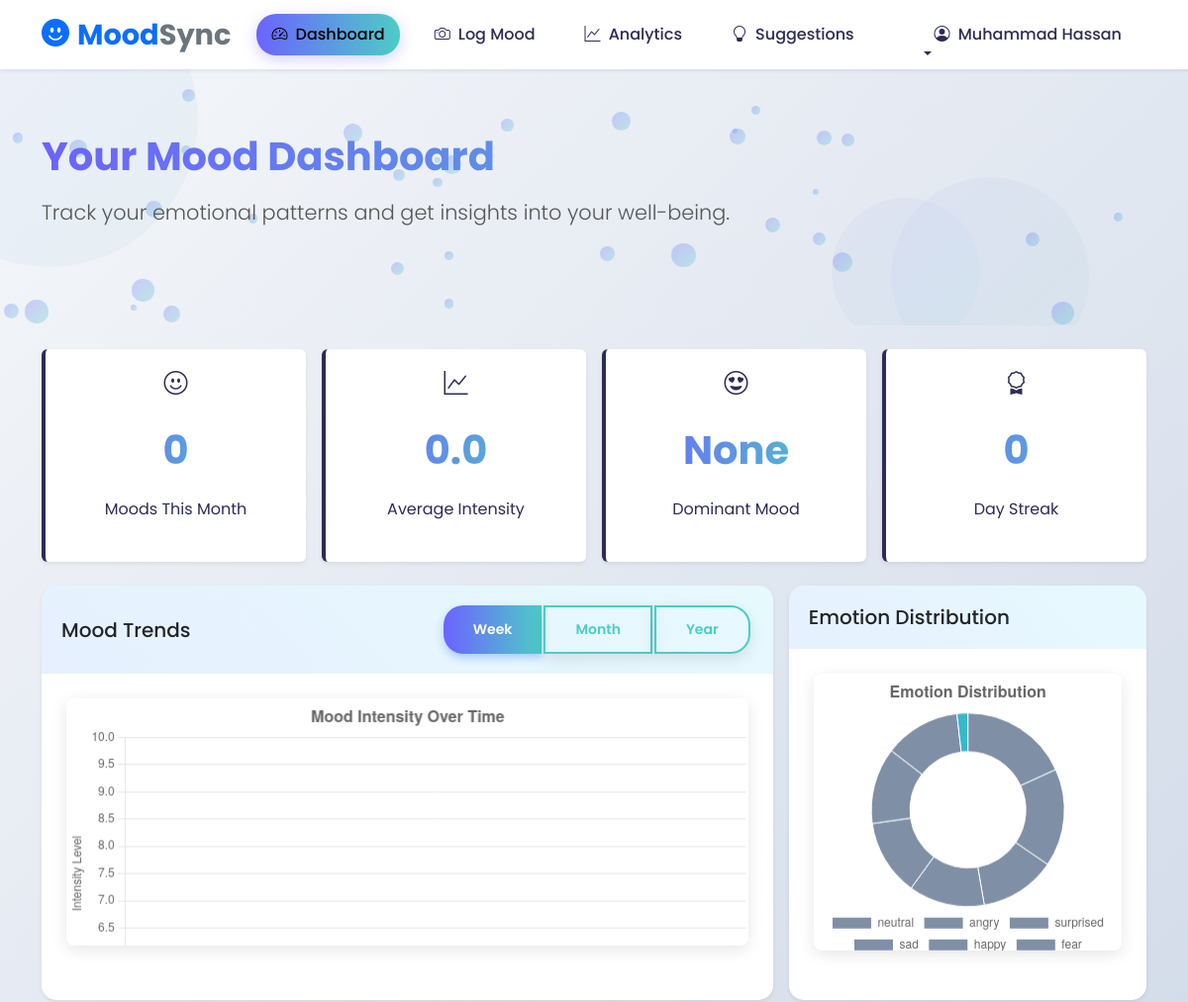
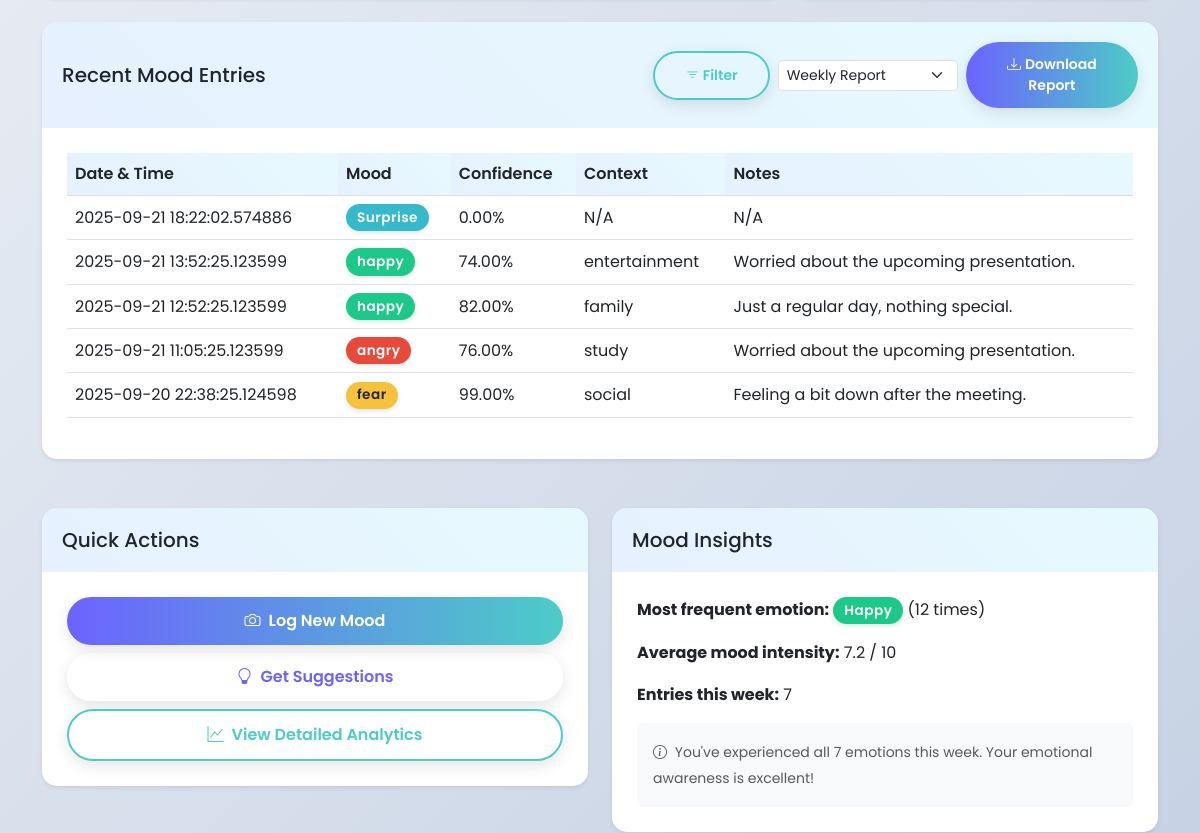
Before: /dashboard (signed in, upper part) with the older database file (2 pictures, top to bottom).
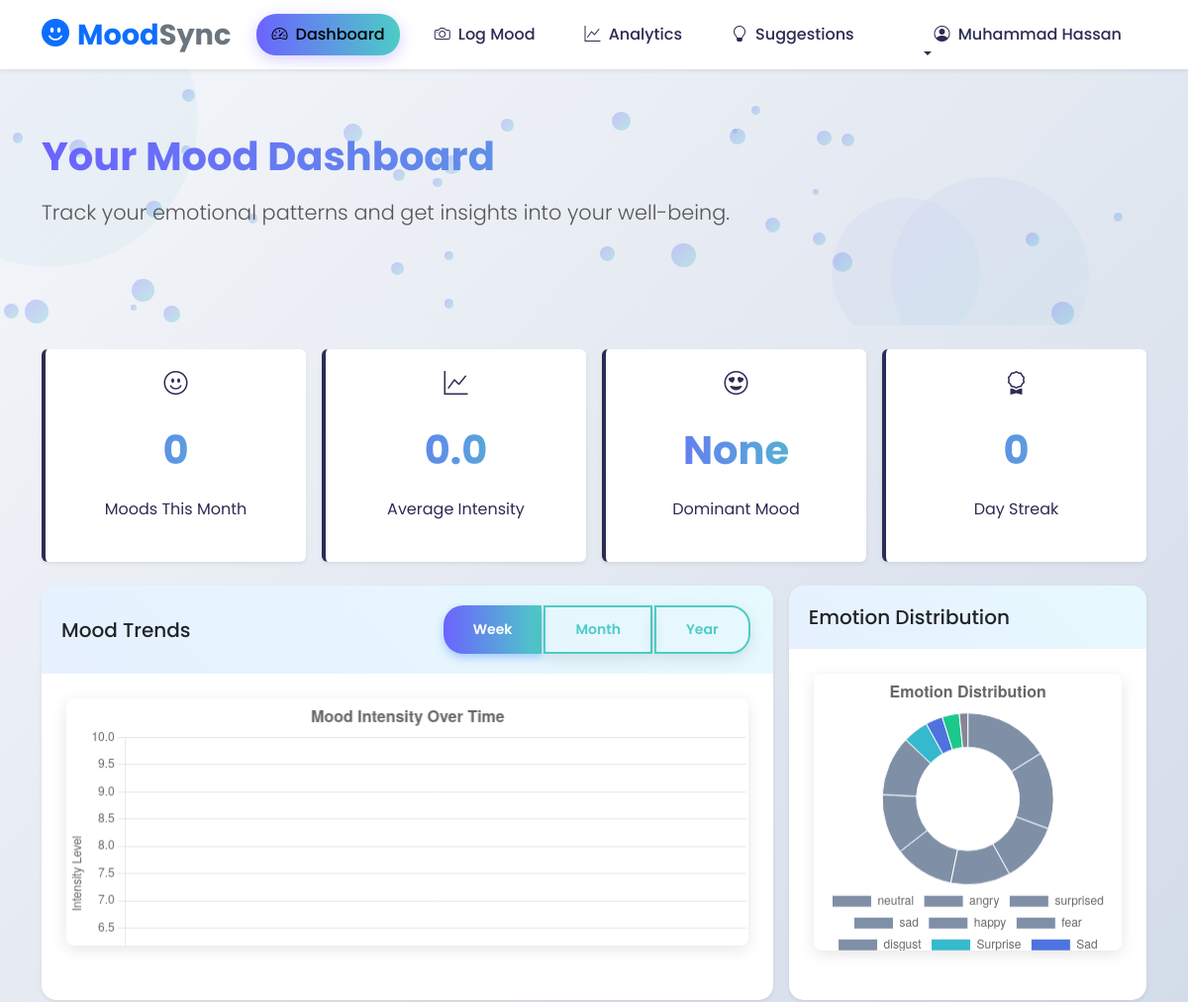
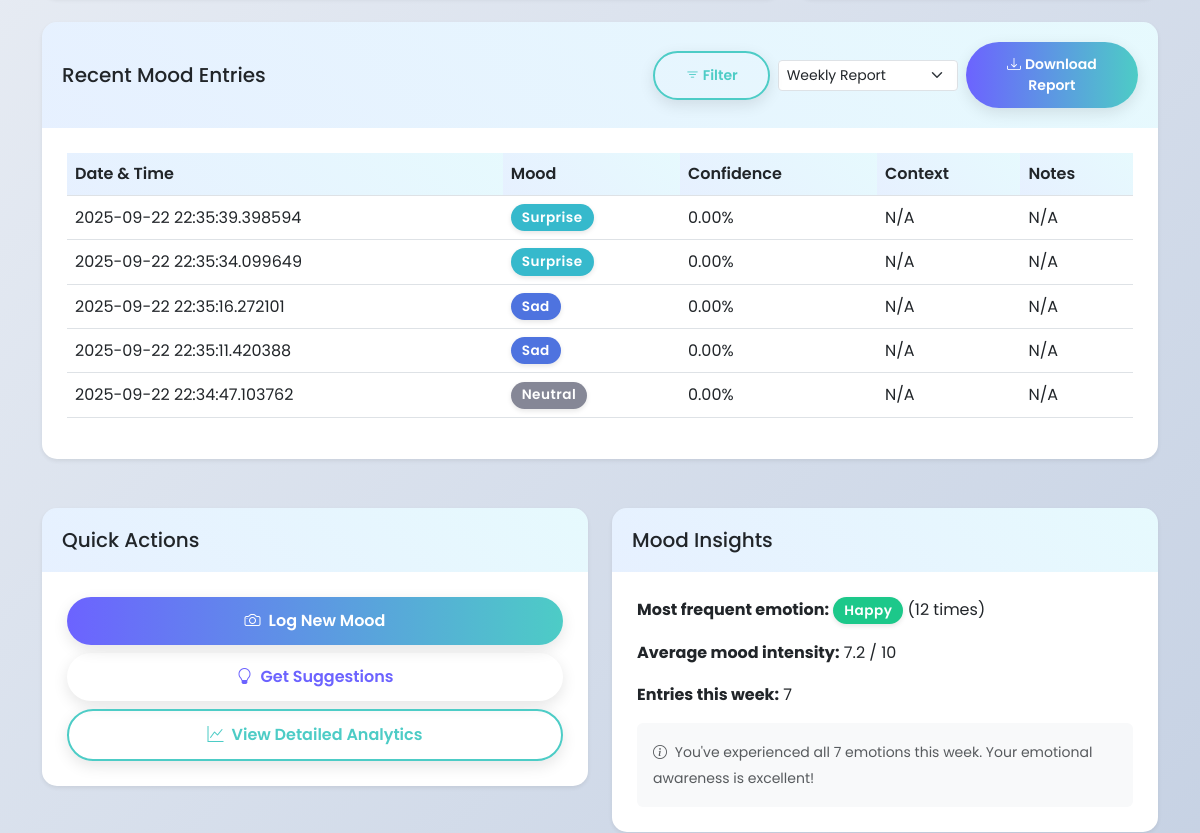
After: the same page with the newer database file (2 pictures, top to bottom).
### tables this page shows
CREATE TABLE moods (
                    id INTEGER PRIMARY KEY AUTOINCREMENT,
                    user_id INTEGER DEFAULT 1,
                    detected_emotion VARCHAR(50),
                    confidence_score FLOAT,
                    manual_mood VARCHAR(50),
                    intensity INTEGER,
                    notes TEXT,
                    context VARCHAR(100),
                    image_path VARCHAR(255),
                    timestamp TIMESTAMP DEFAULT CURRENT_TIMESTAMP,
                    FOREIGN KEY (user_id) REFERENCES users (id)
                );

### app.py (the view)
@app.route('/dashboard')
@login_required
def dashboard():
    user_id = session.get('user_id')
    mood_history = db_manager.get_mood_history(user_id=user_id, days=7, limit=5)
    mood_stats = db_manager.get_mood_stats(user_id=user_id, days=30)
    card_window = db_manager.get_mood_stats(user_id=user_id, days=365)
    card_stats = {
        'total_entries': card_window.get('total_entries', 0) if isinstance(card_window, dict) else 0,
        'average_intensity': (card_window.get('average_intensity') or 0.0) if isinstance(card_window, dict) else 0.0,
        'dominant_emotion': card_window.get('dominant_emotion') if isinstance(card_window, dict) else None,
        'streak': card_window.get('streak', 0) if isinstance(card_window, dict) else 0,
    }
    return render_template('dashboard.html',
                           mood_history=mood_history,
                           mood_stats=mood_stats,
                           card_stats=card_stats)

### app.py (called while the page is built)
def login_required(f):
    @wraps(f)
    def decorated_function(*args, **kwargs):
        if 'user_id' not in session:
            flash('Please log in to access this page', 'warning')
            return redirect(url_for('login', next=request.url))
        return f(*args, **kwargs)
    return decorated_function

### models/database.py (called while the page is built)
    def get_mood_history(self, user_id=1, days=7, limit=None):
        with sqlite3.connect(self.db_path) as conn:
            conn.row_factory = sqlite3.Row
            cursor = conn.cursor()
            query = '''
                SELECT * FROM moods
                WHERE user_id = ? AND timestamp >= datetime('now', '-' || ? || ' days')
                ORDER BY timestamp DESC
            '''
            if limit:
                query += f" LIMIT {limit}"
            cursor.execute(query, (user_id, days))
            return [dict(row) for row in cursor.fetchall()]

### templates/dashboard.html (shortened to what the changed rows need)
{% extends "base.html" %}
{% block content %}
<section class="dashboard-header">
    <div class="container">
        <div class="row mb-4">
            <div class="col">
                <h1 class="mb-3 fade-in">Your Mood Dashboard</h1>
            </div>
        </div>
    </div>
</section>
<div class="container py-4">
    <div class="row mb-4 g-3">
        <div class="col-lg-4 col-md-12">
            <div class="card shadow-sm slide-up h-100" style="animation-delay: 0.3s;">
                <div class="card-body">
                    <div class="chart-container" style="position: relative;">
                        <canvas id="emotionPieChart"></canvas>
                    </div>
                </div>
            </div>
        </div>
    </div>
    <div class="row mb-4">
        <div class="col-12">
            <div class="card shadow-sm slide-up" style="animation-delay: 0.1s;">
                <div class="card-body">
                    <div class="table-responsive">
                        <table class="table table-hover align-middle">
                            <thead>
                                <tr>
                                    <th>Date & Time</th>
                                    <th>Mood</th>
                                    <th class="d-none d-md-table-cell">Confidence</th>
                                    <th class="d-none d-md-table-cell">Context</th>
                                    <th class="d-none d-lg-table-cell">Notes</th>
                                </tr>
                            </thead>
                            <tbody>
                                {% if mood_history %}
                                {% for entry in mood_history %}
                                <tr>
                                    <td>{{ entry.timestamp }}</td>
                                    <td>
                                        <span class="badge bg-{{ entry.detected_emotion.lower() }}">{{
                                            entry.detected_emotion }}</span>
                                    </td>
                                    <td class="d-none d-md-table-cell">{% if entry.confidence_score is not none %}{{
                                        "%.2f"|format(entry.confidence_score * 100) }}%{% else %}N/A{% endif %}</td>
                                    <td class="d-none d-md-table-cell">{{ entry.context or 'N/A' }}</td>
                                    <td class="d-none d-lg-table-cell">{{ entry.notes or 'N/A' }}</td>
                                </tr>
                                {% endfor %}
                                {% endif %}
                            </tbody>
                        </table>
                    </div>
                </div>
            </div>
        </div>
    </div>
</div>
{% endblock %}

Changed rows visible on the page:
no longer on this page (row unchanged): moods: timestamp "2025-09-21 18:22:02.574886", detected_emotion "Surprise", entry.confidence_score*100 "0.00", context "N/A", notes "N/A"
no longer on this page (row unchanged): moods: timestamp "2025-09-21 13:52:25.123599", detected_emotion "happy", entry.confidence_score*100 "74.00", context "entertainment", notes "Worried about the upcoming presentation."
no longer on this page (row unchanged): moods: timestamp "2025-09-21 12:52:25.123599", detected_emotion "happy", entry.confidence_score*100 "82.00", context "family", notes "Just a regular day, nothing special."
no longer on this page (row unchanged): moods: timestamp "2025-09-21 11:05:25.123599", detected_emotion "angry", entry.confidence_score*100 "76.00", context "study", notes "Worried about the upcoming presentation."
no longer on this page (row unchanged): moods: timestamp "2025-09-20 22:38:25.124598", detected_emotion "fear", entry.confidence_score*100 "99.00", context "social", notes "Feeling a bit down after the meeting."
added moods: timestamp "2025-09-22 22:35:39.398594", detected_emotion "Surprise", entry.confidence_score*100 "0.00", context "N/A", notes "N/A"
added moods: timestamp "2025-09-22 22:35:34.099649", detected_emotion "Surprise", entry.confidence_score*100 "0.00", context "N/A", notes "N/A"
added moods: timestamp "2025-09-22 22:35:16.272101", detected_emotion "Sad", entry.confidence_score*100 "0.00", context "N/A", notes "N/A"
added moods: timestamp "2025-09-22 22:35:11.420388", detected_emotion "Sad", entry.confidence_score*100 "0.00", context "N/A", notes "N/A"
added moods: timestamp "2025-09-22 22:34:47.103762", detected_emotion "Neutral", entry.confidence_score*100 "0.00", context "N/A", notes "N/A"
Other visible differences:
chart data {{ item.detected_emotion }}: neutral, angry, surprised, sad, happy, fear, disgust, Surprise → neutral, angry, surprised, sad, happy, fear, disgust, Surprise, Sad, Happy, Neutral
chart data {{ item.count }}: 10, 9, 7, 7, 7, 7, 7, 1 → 10, 9, 7, 7, 7, 7, 7, 3, 2, 2, 1
